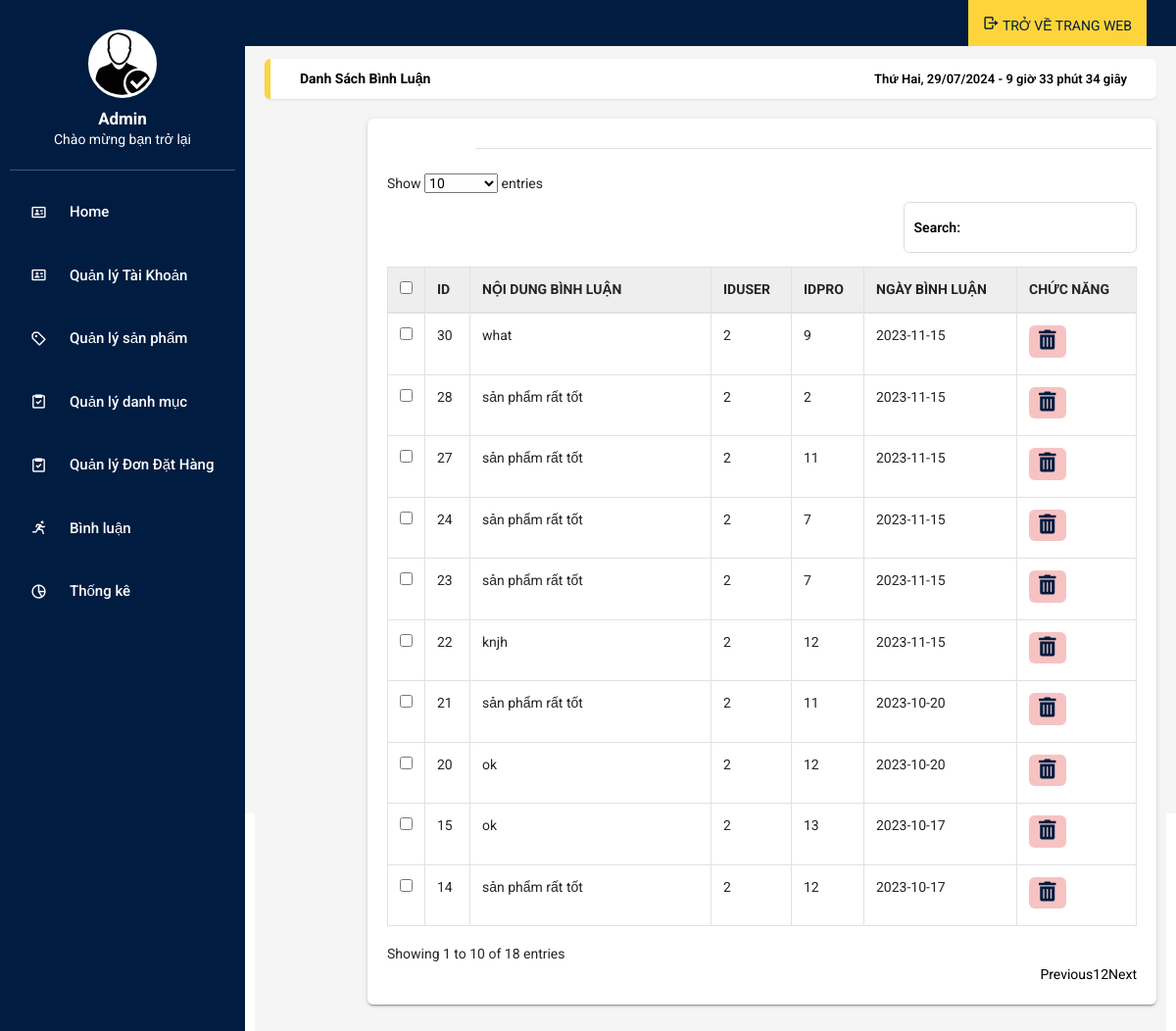
Screenshot of /admin/index.php?act=dsbl with the database file from the repository.
### tables this page shows
CREATE TABLE `binhluan` (
  `id` int NOT NULL,
  `noidung` varchar(255) NOT NULL,
  `iduser` int NOT NULL,
  `idpro` int NOT NULL,
  `ngaybinhluan` date DEFAULT NULL
);

### admin/model/pdo.php (called while the page is built, shortened)
<?php
function pdo_get_connection(){
    $dburl = "mysql:host=localhost;dbname=duan1;charset=utf8";
    $username = 'root';
    $password = '';
    $conn = new PDO($dburl, $username, $password);
    $conn->setAttribute(PDO::ATTR_ERRMODE, PDO::ERRMODE_EXCEPTION);
    return $conn;
}
function pdo_query($sql){
    $sql_args = array_slice(func_get_args(), 1);
    try{
        $conn = pdo_get_connection();
        $stmt = $conn->prepare($sql);
        $stmt->execute($sql_args);
        $rows = $stmt->fetchAll();
        return $rows;
    }
    catch(PDOException $e){
        throw $e;
    }
    finally{
        unset($conn);
    }
}

### admin/model/binhluan.php (called while the page is built, shortened)
<?php
function loadall_binhluan($idsp)
{
    $sql = "select * from binhluan where 1";
    $sql .= " order by id desc";
    $listbinhluan = pdo_query($sql);
    return $listbinhluan;
}

### admin/binhluan/list.php (the view, shortened to what this page needs)
<main class="app-content">
  <div class="app-title">
    <ul class="app-breadcrumb breadcrumb side">
      <li class="breadcrumb-item active"><a href="#"><b>Danh sách Bình Luận</b></a></li>
    </ul>
    <div id="clock"></div>
  </div>
  <form action="index.php?act=dsbl" method="POST">
    <div class="row">
      <div class="col-md-12">
        <div class="tile">
          <div class="tile-body">
            <div class="row element-button">
            </div>
            <table class="table table-hover table-bordered" id="sampleTable">
              <thead>
                <tr>
                  <th width="10"><input type="checkbox" id="all"></th>
                  <th>ID</th>
                  <th>NỘI DUNG BÌNH LUẬN</th>
                  <th>IDUSER </th>
                  <th>IDPRO</th>
                  <th>NGÀY BÌNH LUẬN</th>
                  <th>CHỨC NĂNG</th>
                </tr>
              </thead>
              <tbody>
                <?php
                foreach ($listbinhluan as $binhluan) {
                  extract($binhluan);
                  $xoabl = "index.php?act=xoabl&id=" . $id;
                  echo '<td><input type="checkbox" name="" id=""></td>
                    <td>' . $id . '</td>
                    <td>' . $noidung . '</td>
                    <td>' . $iduser . '</td>
                    <td>' . $idpro . '</td>
                    <td>' . $ngaybinhluan . '</td>
                 <td><a href ="' . $xoabl . '"><button class="btn btn-primary btn-sm trash" type="button" title="Xóa"
                                            onclick="myFunction(this)"><i class="fas fa-trash-alt"></i>
                                        </button></a>
                                    </td>
             </tr>';
                }
                ?>
              </tbody>
            </table>
          </div>
        </div>
      </div>
    </div>
  </form>
</main>
</body>
</html>

### admin/css/main.css (style rules this page uses)
:root { --font_family: 'Roboto', sans-serif; --main_color: #001C40; --main_bg: #FFD43B; --login_bg: #001C40; --white_bg:#ffffff; --onehundred_percent:100%; --black_color:#000; --back_bg:#000000; --margin_0:0px; --padding_0:0px; --none:none; --transparent:transparent; --font_14:14px; --font_13:13px; --font_15:15px; --font_17:17px; --font-22:22px; --nine-900:900; --center:center; --one_five:1.5; --radius_5px:.357rem; --vh_100:100vh; --h_45:45px; --auto:auto; --w_960px: 960px; --w_316:316px; --w_500: 500; --w300:300px; --flex-element:flex; --wrap-element:wrap; --radius_10:10px; --px_1:1px; --e_flex:flex; --shadow-form:1px 1px 10px #00000070; --hidden-element:hidden; --bg-cover:cover; --cursor_pointer:pointer; --p_wrap_login:100px 100px 50px 100px; --shadow_login:0px 0px 20px 0px #0000003b; }
* { margin: var(--margin_0); padding: var(--padding_0); box-sizing: border-box; }
body, html { height: var(--onehundred_percent); font-family: var(--font_family); background: var(--white_bg); }
a { font-family: var(--font_family); font-size: var(--font_14); color: var(--black_color); margin: var(--margin_0); }
ul, li { margin: var(--margin_0); list-style-type: var(--none); }
input { outline: var(--none); border: var(--none); }
button { outline: var(--none) !important; border: var(--none); background: var(--transparent); }
.symbol-input100 i,.fas { color: var(--main_color) !important; font-size: 20px; }
.fas, .far { color: var(--black_color); }

### rows the page displays
binhluan: id "30", noidung "what", iduser "2", idpro "9", ngaybinhluan "2023-11-15"
binhluan: id "28", noidung "sản phẩm rất tốt", iduser "2", idpro "2", ngaybinhluan "2023-11-15"
binhluan: id "27", noidung "sản phẩm rất tốt", iduser "2", idpro "11", ngaybinhluan "2023-11-15"
binhluan: id "24", noidung "sản phẩm rất tốt", iduser "2", idpro "7", ngaybinhluan "2023-11-15"
binhluan: id "23", noidung "sản phẩm rất tốt", iduser "2", idpro "7", ngaybinhluan "2023-11-15"
binhluan: id "22", noidung "knjh", iduser "2", idpro "12", ngaybinhluan "2023-11-15"
binhluan: id "21", noidung "sản phẩm rất tốt", iduser "2", idpro "11", ngaybinhluan "2023-10-20"
binhluan: id "20", noidung "ok", iduser "2", idpro "12", ngaybinhluan "2023-10-20"
binhluan: id "15", noidung "ok", iduser "2", idpro "13", ngaybinhluan "2023-10-17"
binhluan: id "14", noidung "sản phẩm rất tốt", iduser "2", idpro "12", ngaybinhluan "2023-10-17"
